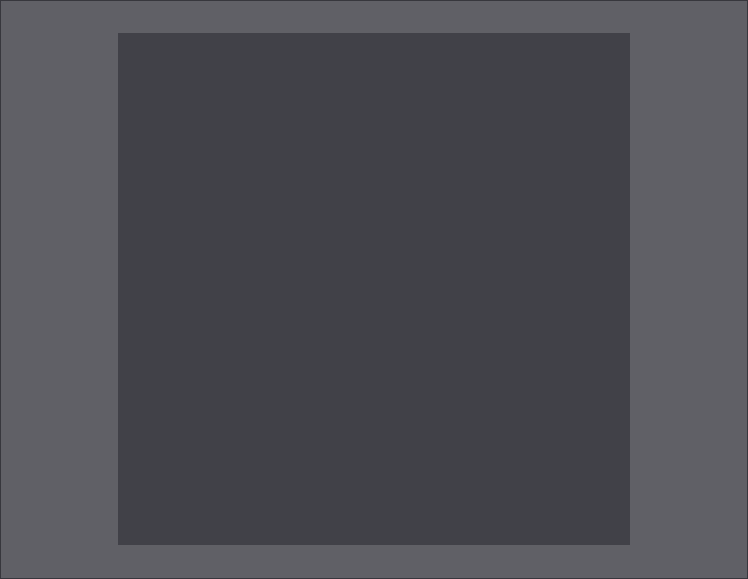
<?xml version="1.0" encoding="UTF-8"?>
<ui version="4.0">
 <class>Form</class>
 <widget class="QWidget" name="Form">
  <property name="geometry">
   <rect>
    <x>0</x>
    <y>0</y>
    <width>748</width>
    <height>579</height>
   </rect>
  </property>
  <property name="windowTitle">
   <string>Form</string>
  </property>
  <layout class="QHBoxLayout" name="horizontalLayout">
   <property name="spacing">
    <number>0</number>
   </property>
   <property name="leftMargin">
    <number>0</number>
   </property>
   <property name="topMargin">
    <number>0</number>
   </property>
   <property name="rightMargin">
    <number>0</number>
   </property>
   <property name="bottomMargin">
    <number>0</number>
   </property>
   <item>
    <widget class="QFrame" name="frame">
     <property name="styleSheet">
      <string notr="true">background-color: rgba(56, 56, 64, 200); </string>
     </property>
     <property name="frameShape">
      <enum>QFrame::StyledPanel</enum>
     </property>
     <property name="frameShadow">
      <enum>QFrame::Raised</enum>
     </property>
     <layout class="QHBoxLayout" name="horizontalLayout_2">
      <item>
       <widget class="QLabel" name="camera_feed_label">
        <property name="minimumSize">
         <size>
          <width>512</width>
          <height>512</height>
         </size>
        </property>
        <property name="maximumSize">
         <size>
          <width>512</width>
          <height>512</height>
         </size>
        </property>
        <property name="text">
         <string/>
        </property>
       </widget>
      </item>
     </layout>
    </widget>
   </item>
  </layout>
 </widget>
 <resources/>
 <connections/>
</ui>
